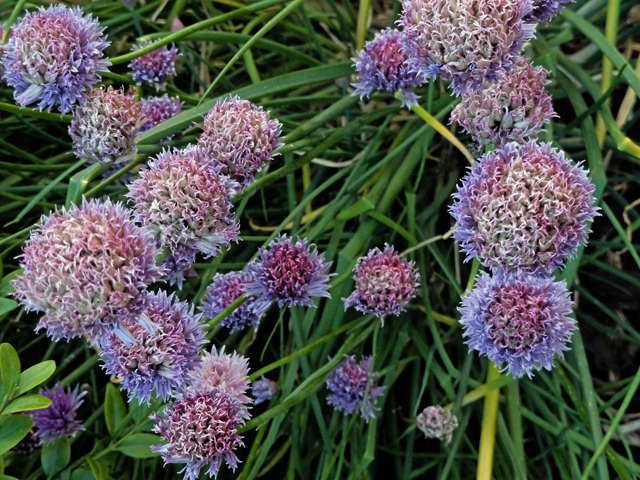
//> input picture Further Enhanced Processing/Images/Flowers_target.jpg, 640 x 480 px
$ ./Main   (built with g++ and OpenCV 4)
//> lines starting //> are read from the running program, lines starting //| are printed output that depends on the picture; after the words box and inside, x2 and y2 are one past the last pixel; in counts of white or black regions, pixels touching at a corner belong together
//*** IMPLEMENTATION OF A FURTHER ENHANCED ADAPTATION
//*** OF THE REINHARD COLOUR TRANSFER METHOD.
//    See 'main' routine for further details.
//
// Copyright © Terry Johnson, January 2020
// Revised 26/10/2020 (Version 4)
// https://github.com/TJCoding

#include <opencv2/highgui/highgui.hpp>
#include <opencv2/photo/photo.hpp>

// Declare functions
cv::Mat CoreProcessing(cv::Mat targetf, cv::Mat sourcef,
                       float CrossCovarianceLimit,
                       int   ReshapingIterations,
                       float ShaderVal);
cv::Mat adjust_covariance(cv::Mat Lab[3], cv::Mat sLab[3],
                          float covLim);
cv::Mat ChannelCondition(cv::Mat tChan, cv::Mat sChan);
cv::Mat SaturationProcessing(cv::Mat targetf, cv::Mat savedtf,
                             float SatVal);
cv::Mat FullShading(cv::Mat targetf, cv::Mat savedtf, cv::Mat sourcef,
                    bool ExtraShading, float ShadeVal);
cv::Mat FinalAdjustment(cv::Mat targetf, cv::Mat savedtf,
                        float TintVal, float ModifiedVal);
cv::Mat convertTolab  (cv::Mat input);
cv::Mat convertFromlab(cv::Mat input);


int main(int argc, char *argv[])
{
//  Transfers the colour distribution from the source image to the
//  target image by matching the mean and standard deviation and
//  the colour cross correlation in the L-alpha-beta colour space.
//  Additional image refinement options are also provided.

//	The implementation is an enhancement of a method described in
//  "Color Transfer between Images" paper by Reinhard et al., 2001,
//  but with additional processing options as follows.

// PROCESSING OPTIONS

//  OPTION 1
//  There is an option to match the cross correlation between
//  the colour channels 'alpha' and 'beta'.  Full matching, no
//  matching or restricted matching may be specified.
//  (See the note at the end of the code).

//  OPTION 2
//  There is an option to further match the distribution of the
//  target 'alpha' and 'beta' colour channels to the corresponding
//  source channels by iteratively adjusting the higher order
//  characteristics of the channel data (skewness and kurtosis)
//  in addition to matching the mean and standard deviation values.
//  The number of iterative adjustments can be specified for this
//  'reshaping' option. A zero value specifies no reshaping processing
//  and a non-zero value specifies the total number of reshaping
//  iterations to be implemented.

//  OPTION 3
//  There is an option to pare back excess colour saturation
//  resulting from the colour transfer processing.

//  OPTION 4
//  There is an option to retain the shading of the target image
//  so that the processing is implemented as a pure colour transfer
//  or to adopt the shading of the source image or to select an
//  intermediate shading.

//  OPTION 5
//  There is an option to further adjust the shading of the output
//  image to match the target image, the source image or an
//  intermediate image (as selected under Option 4) by directly
//  matching distributions in the corresponding grey shade images.

//  OPTION 6
//  There is an option to modify the colour tint of the final image.

//  OPTION 7
//  There is an option to mix the final image with the initial image,
//  so that only part modification occurs.

// ##########################################################################
// #######################  PROCESSING SELECTIONS  ##########################
// ##########################################################################
    // Select the processing options in accordance with the
    // preceding descriptions.

    float CrossCovarianceLimit     = 0.5;    // Option 1 (Default is '0.5')
    int   ReshapingIterations      = 1;      // Option 2 (Default is '1')
    float PercentSaturationShift   = -1.0;   // Option 3 (Default is -1.0)
    float PercentShadingShift      = 50.0;   // Option 4 (Default is 50.0)
    bool  ExtraShading             = true;   // Option 5 (Default is 'true')
    float PercentTint              = 100.0;  // Option 6 (Default is 100.0)
    float PercentModified          = 100.0;  // Option 7 (Default is 100.0)

   //  Setting CrossCovarianceLimit to 0.0 inhibits cross covariance processing.
   //  Setting ReshapingIterations to 0, inhibits reshaping processing.
   //  Setting PercentShadingShift to 0, retains the target image saturation.
   //  Setting PercentShadingShift to 0, retains the target image shading.
   //  Setting ExtraShading to 'false' reverts to simple shading.
   //  Setting PercentTint to '0', gives a monochrome image.
   //  Setting PercentModified to '0', retains the target image in full.

   //  For each of the percentage parameters, defined above, a setting of '100'
   //  allows the full processing effect.  A setting of '0' suppresses the
   //  particular processing effect. Intermediate values give an intermediate outcome
   //  Percentages below '0' or above '100' are permitted although the outcome
   //  may not always be pleasing. (See note below for saturation shift.)
   //
   // Note:
   // If a negative percentage is set for saturation shift, then the actual
   // percentage is determined automatically from the image properties.


   // Specify the image files that are to be processed,
   // where 'source image' provides the colour scheme
   // that is to be applied to 'target image'.

    std::string targetname = "images/Flowers_target.jpg";
    std::string sourcename = "images/Flowers_source.jpg";

// ###########################################################################
// ###########################################################################
// ###########################################################################

    // Read in the images and convert to floating point,
    // saving a copy of the target image for later.
    cv::Mat target = cv::imread(targetname, 1);
//> target is the input picture: 480 rows x 640 cols, CV_8UC3; mean B, G, R 76.1, 84.1, 79.1
    cv::Mat source = cv::imread(sourcename, 1);
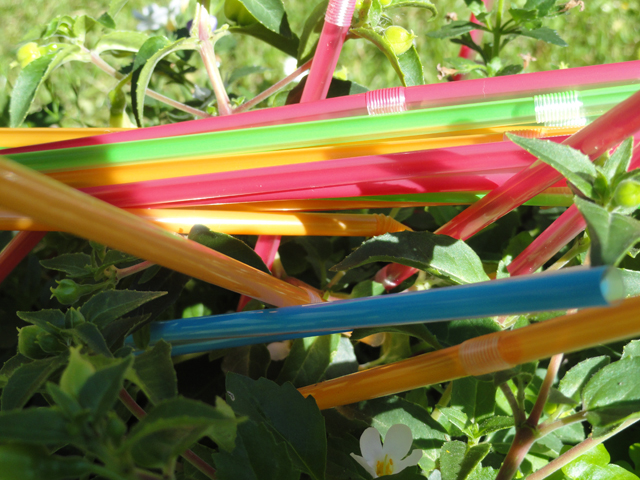
//> input picture Further Enhanced Processing/Images/Flowers_source.jpg, 640 x 480 px
//> source is the input picture: 480 rows x 640 cols, CV_8UC3; mean B, G, R 69.1, 115.7, 121.8

    cv::Mat targetf(target.size(),CV_32FC3);
    cv::Mat sourcef(source.size(),CV_32FC3);
    target.convertTo(targetf, CV_32FC3, 1.0/255.f);
    source.convertTo(sourcef, CV_32FC3, 1.0/255.f);
    cv::Mat savedtf=targetf.clone();
    source.release(); // Release storage.
    target.release(); // Release storage.

    // Implement augmented "Reinhard Processing" in
    // L-alpha-beta colour space.
    targetf=CoreProcessing(targetf, sourcef, CrossCovarianceLimit,
                           ReshapingIterations,
                           PercentShadingShift/100.0);
    cv::cvtColor(sourcef,sourcef,CV_BGR2GRAY); // Only need mono hereafter.

    // Implement image refinements where a change is specified.
    SaturationProcessing(targetf, savedtf,
                         PercentSaturationShift/100.0);
    targetf=FullShading(targetf, savedtf, sourcef, ExtraShading,
                        PercentShadingShift/100.0);
    targetf=FinalAdjustment(targetf,savedtf,
                            PercentTint/100.0,
                            PercentModified/100.0);

    //  Convert the processed image to integer format.
    savedtf.release(); // Release storage.
    cv::Mat result;

    targetf.convertTo(result, CV_8UC3, 255.f);
    // Display and save the final image.
    cv::imshow("processed image",result);
    cv::imwrite("images/processed.jpg", result);

    // Display image until a key is pressed.
    cv::waitKey(0);
    return 0;
   }


cv::Mat CoreProcessing(cv::Mat targetf, cv::Mat sourcef,
                       float CrossCovarianceLimit,
                       int   ReshapingIterations,
                       float ShaderVal)
{
// Implements augmented "Reinhard Processing" in
// L-alpha-beta colour space.

    // First convert the images from the BGR colour
    // space to the L-alpha-beta colour space.
    // Estimate the mean and standard deviation of
    // colour channels. Split the target and source
    // images into colour channels and standardise
    // the distribution within each channel.
    //
    // The standardised data has zero mean and
    // unit standard deviation.
    cv::Mat Lab[3], sLab[3];
    cv::Scalar tmean, tdev, smean, sdev;

    targetf = convertTolab(targetf);
//> in convertTolab, `cv::transform(img_RGBf, img_lms, RGB_to_LMS);`: RGB_to_LMS = [[0.381, 0.578, 0.0402], [0.197, 0.724, 0.0782], [0.0241, 0.129, 0.844]]
//> in convertTolab, `cv::transform(img_lms, img_lab, LMS_to_lab);`: LMS_to_lab = [[0.577, 0.577, 0.577], [0.408, 0.408, -0.816], [0.707, -0.707, 0]]
    sourcef = convertTolab(sourcef);
//> in convertTolab (call 2), `cv::transform(img_lms, img_lab, LMS_to_lab);`:
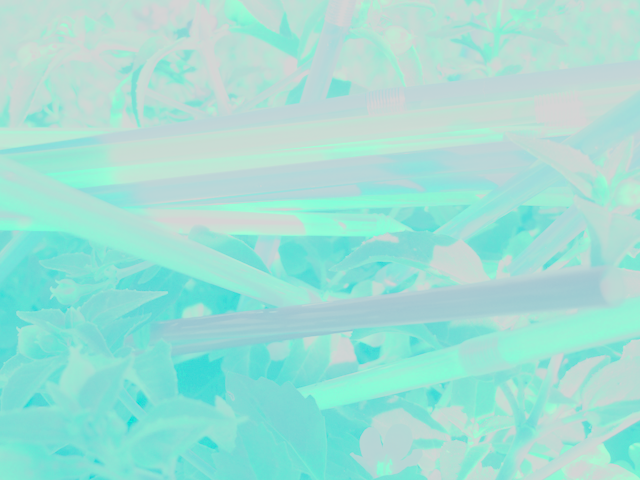
//> img_lab: 480 rows x 640 cols, CV_32FC3; mean R, G, B -0.891, 0.182, 0.00606; drawn with min black and max white

    cv::meanStdDev(targetf, tmean, tdev);
//> tmean = Scalar(-1.19, 0.0711, -0.00652); tdev = Scalar(0.87, 0.132, 0.0187)
    cv::meanStdDev(sourcef, smean, sdev);
//> smean = Scalar(-0.891, 0.182, 0.00606); sdev = Scalar(0.555, 0.151, 0.0302)
    cv::split(targetf,Lab);
    cv::split(sourcef,sLab);
    sourcef.release();//release memory.
    targetf.release();//release memory.

    Lab[0]=(Lab[0]-tmean[0])/tdev[0];
    Lab[1]=(Lab[1]-tmean[1])/tdev[1];
    Lab[2]=(Lab[2]-tmean[2])/tdev[2];

    sLab[0]=(sLab[0]-smean[0])/sdev[0];
    sLab[1]=(sLab[1]-smean[1])/sdev[1];
    sLab[2]=(sLab[2]-smean[2])/sdev[2];


    // Implement first phase of reshaping for the colour channels
    // when one or more iteration is specified.
    int jcount=ReshapingIterations;
    while (jcount>ceil(ReshapingIterations/2))
    {
         Lab[1]=ChannelCondition(Lab[1],sLab[1]);
         Lab[2]=ChannelCondition(Lab[2],sLab[2]);
         jcount--;
     }
//> this loop made 1 pass
//> pass 1, in ChannelCondition, `cv::threshold(sChan,mask,0,1,CV_THRESH_BINARY);`:
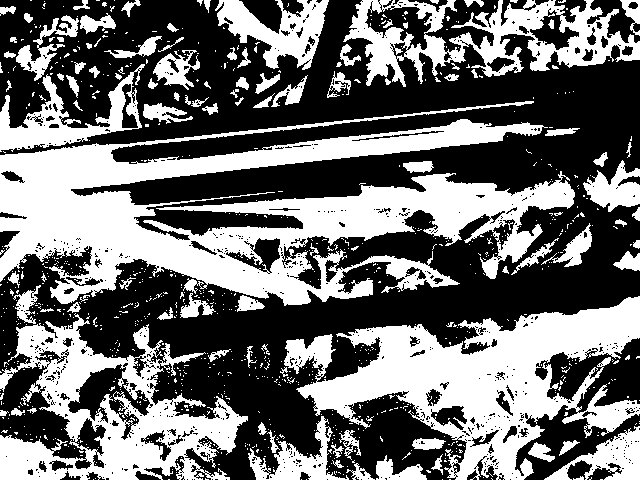
//> mask: 480 rows x 640 cols, CV_32FC1; values 0 (black) and 1 (white), 43.2% white; 888 white regions (787 under 20 px), largest, box (x1, y1, x2, y2) and area: (0, 101, 575, 306) 48484, (284, 296, 640, 480) 27529, (0, 313, 248, 480) 17482
//> pass 1, in ChannelCondition, `smeanU=mean(WU.mul(ChanU),mask)/wmean[0];`:
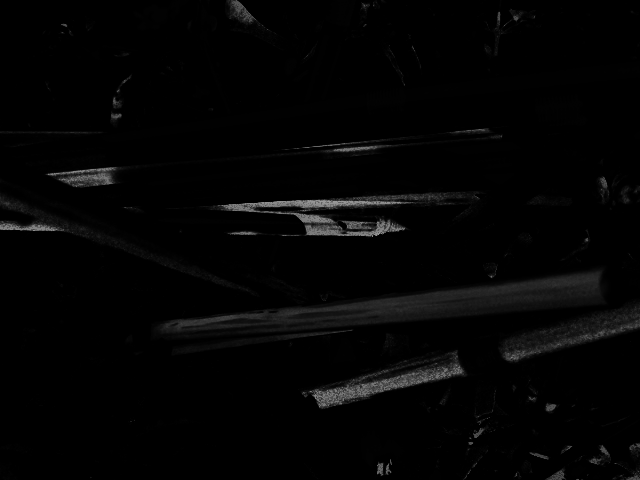
//> ChanU: 480 rows x 640 cols, CV_32FC1; min 1.85e-21, max 157, mean 4.4
//> pass 1, in ChannelCondition, `cv::threshold(Chan,mask,0,1,CV_THRESH_BINARY);`:
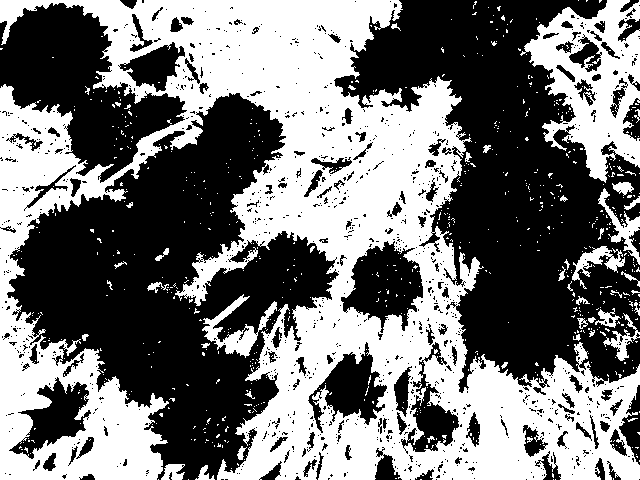
//> mask: 480 rows x 640 cols, CV_32FC1; values 0 (black) and 1 (white), 46.6% white; 698 white regions (655 under 20 px), largest, box (x1, y1, x2, y2) and area: (0, 0, 640, 480) 125247, (520, 0, 640, 183) 10670, (202, 294, 277, 358) 1396
//> after the loop, jcount = 0
    // Implement cross covariance processing.
    // (null if CrossCovarianceLimit=0.0)
        targetf=adjust_covariance(Lab, sLab,
                       CrossCovarianceLimit );
        cv::split(targetf,Lab);

    // Implement second phase of reshaping
    while (jcount>0)
    {
         Lab[1]=ChannelCondition(Lab[1],sLab[1]);
         Lab[2]=ChannelCondition(Lab[2],sLab[2]);
         jcount--;
     }

    // Rescale the previously standardised colour channels
    // so that the means and standard deviations now match
    // those of the source image.
    Lab[1]=Lab[1]*sdev[1]+smean[1];
    Lab[2]=Lab[2]*sdev[2]+smean[2];

    // Rescale the lightness channel (channel 0)
    // in accordance with the specified percentage
    // shading shift.
    Lab[0]=Lab[0]*(ShaderVal*sdev[0]+(1.0-ShaderVal)*tdev[0])
           +ShaderVal*smean[0]+(1.0-ShaderVal)*tmean[0];

    // Merge channels and convert back to BGR colour space.
    cv::Mat resultant;
    cv::merge(Lab,3,resultant);
    resultant = convertFromlab(resultant);
    return resultant;
}


cv::Mat adjust_covariance(cv::Mat Lab[3], cv::Mat sLab[3], float covLim)
{
//> called with covLim = 0.5
// This routine adjusts colour channels 2 and 3 of
// the image within the L-alpha-beta colour space.

// The channels each have zero mean and unit
// standard deviation but their cross correlation
// value will not normally be zero.
//
// The processing reduces the cross correlation between
// the channels to zero but then reintroduces
// correlation such that the new cross correlation
// value matches that for the source image.
//
// Throughout these manipulations the mean channel values
// are maintained at zero and the standard deviations are
// maintained as unity.
//
// The manipulations are based upon the following relationship.
//
// Let z1 and z2 be two independent (zero correlation) variables
// with zero means and unit standard deviations. It can be shown
// that variables a1 and a2 have zero means, unit standard
// deviations, and mutual cross correlation 'R' when:
//
// a1=sqrt((1+R)/2)*z1 + sqrt((1-R)/2)*z2
// a2=sqrt((1+R)/2)*z1 - sqrt((1-R)/2)*z2
//
// The above relationships are applied inversely to derive
// uncorrelated standardised colour channels variables from
// the standardised but correlated input channels.
//
// The above relationships are then applied directly to obtain
// standardised correlated colour channels with correlation
// matched to that of the source image colour channels.
//
// Original processing method attributable to Dr T E Johnson Sept 2019.

    // Declare variables
    float tcrosscorr, scrosscorr;
    float W1, W2, norm;
    cv::Mat temp1;
    cv::Scalar smean, sdev, temp2;

    // No processing required if 'covLim' set to zero.
    if(covLim!=0.0)
    {
        // Compute the correlation for the target image colour channels.
        // The correlation between the standardised variables (zero mean,
        // unit standard deviation) can be computed as the mean cross
        // product for the two channels.
        cv::multiply(Lab[1],Lab[2],temp1);
        temp2=cv::mean(temp1);
//> temp2 = Scalar(-0.495)
        tcrosscorr =temp2[0];
//> tcrosscorr = -0.495

        // Compute the correlation for the source
        // image colour channels.
        cv::multiply(sLab[1],sLab[2],temp1);
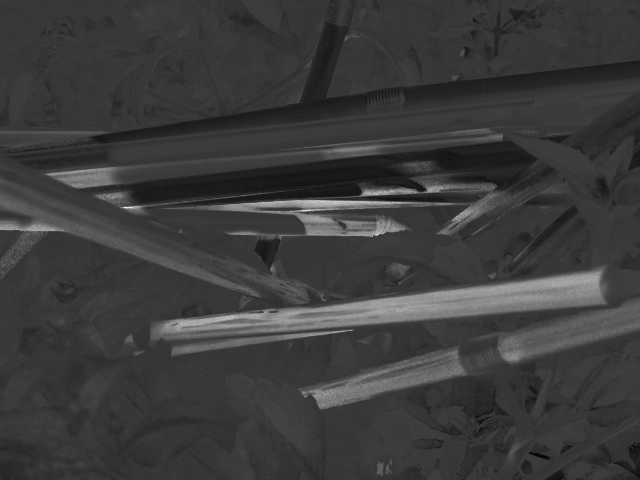
//> temp1: 480 rows x 640 cols, CV_32FC1; min -3.31, max 12.07, mean 0.338; drawn with min black and max white
        temp2=cv::mean(temp1);
//> temp2 = Scalar(0.338)
        scrosscorr =temp2[0];
//> scrosscorr = 0.338

        // Adjust the correlation between the
        // standardised input channel values.
        W1= 0.5*sqrt((1+scrosscorr)/(1+tcrosscorr))
           +0.5*sqrt((1-scrosscorr)/(1-tcrosscorr));
//> W1 = 1.15
        W2= 0.5*sqrt((1+scrosscorr)/(1+tcrosscorr))
           -0.5*sqrt((1-scrosscorr)/(1-tcrosscorr));
//> W2 = 0.481

        // Limit the size of W2 if required.
        // This limits the proportional amount by which
        // a given colour channel can be augmented by
        // the energy from the other colour channel.
        if(std::abs(W2)>covLim*std::abs(W1))
        {
            W2=copysign(covLim*W1,W2);
            norm=1.0/sqrt(W1*W1+W2*W2+2*W1*W2*tcrosscorr);
            W1=W1*norm;
            W2=W2*norm;
        }
        cv::Mat z1=Lab[1].clone();

        Lab[1]=W1*z1+W2*Lab[2];
        Lab[2]=W1*Lab[2]+W2*z1;
    }
    cv:merge(Lab,3,temp1);
//> temp1: 480 rows x 640 cols, CV_32FC3
//> in CoreProcessing, `targetf=adjust_covariance(Lab, sLab, CrossCovarianceLimit );`:
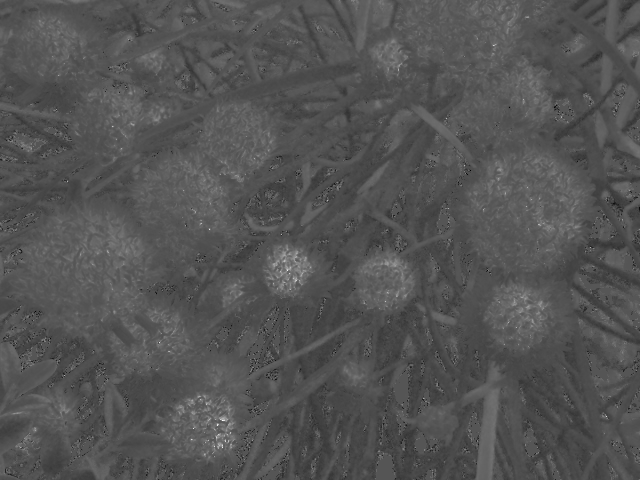
//> Lab[2]: 480 rows x 640 cols, CV_32FC1; min -7.05, max 14.34, mean -2.7e-08; drawn with min black and max white
//> after the loop in CoreProcessing, `while (jcount>0)`: jcount = 0
//> (the rest of the program and of its run is left out)
